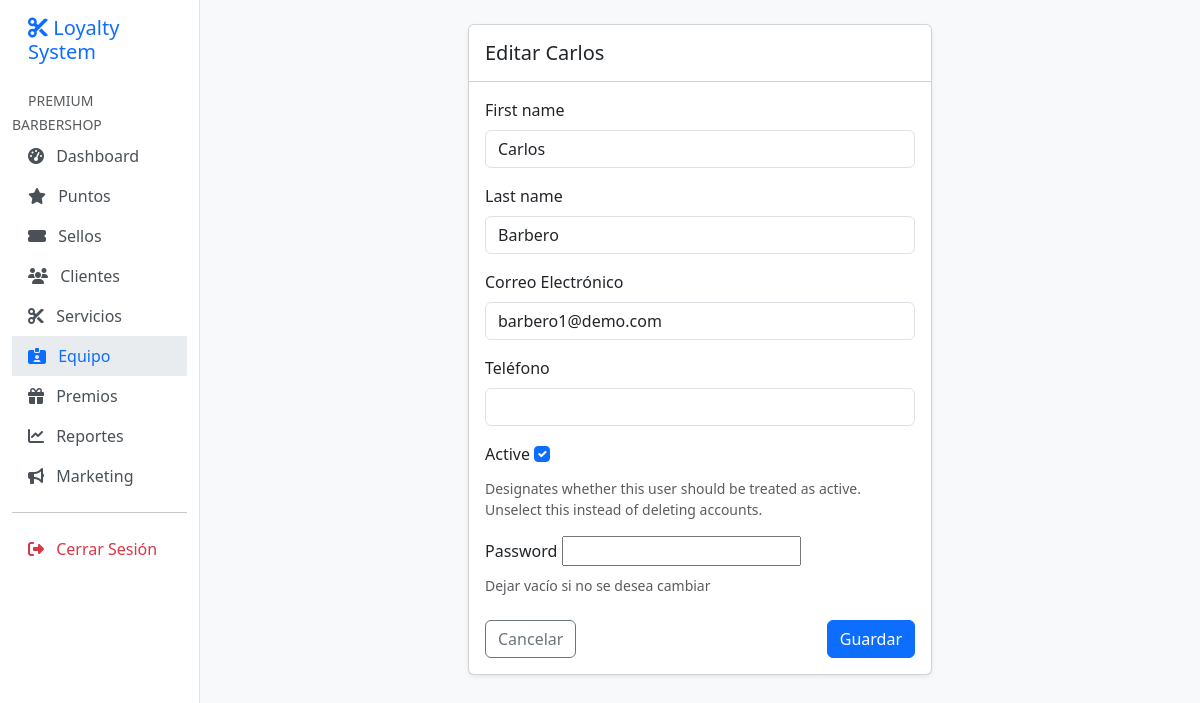
Page /accounts/workers/7/edit/ (signed in) on the committed database.
### apps/core/models.py (models this page shows, shortened)
class Organization(models.Model):
    name = models.CharField(max_length=255, verbose_name="Nombre del Negocio")
    slug = models.SlugField(max_length=255, unique=True, verbose_name="Slug URL")
    owner = models.ForeignKey(
        settings.AUTH_USER_MODEL,
        on_delete=models.PROTECT,
        related_name='owned_organizations',
        verbose_name="Dueño"
    )
    logo = models.ImageField(upload_to='logos/', null=True, blank=True, verbose_name="Logo")
    primary_color = models.CharField(max_length=7, default='#3B82F6', verbose_name="Color Primario")
    timezone = models.CharField(max_length=50, default='America/Lima', verbose_name="Zona Horaria")
    currency = models.CharField(max_length=3, default='PEN', verbose_name="Moneda")
    is_active = models.BooleanField(default=True, verbose_name="Activo")
    created_at = models.DateTimeField(auto_now_add=True, verbose_name="Creado el")
    updated_at = models.DateTimeField(auto_now=True, verbose_name="Actualizado el")
    class Meta:
        verbose_name = "Organización"
        verbose_name_plural = "Organizaciones"

### apps/users/models.py (models this page shows, shortened)
class User(AbstractUser):
    email = models.EmailField(unique=True, verbose_name="Correo Electrónico")
    is_owner = models.BooleanField(default=False, verbose_name="Es Dueño")
    is_staff_member = models.BooleanField(default=False, verbose_name="Es Trabajador")
    is_customer = models.BooleanField(default=False, verbose_name="Es Cliente")
    organization = models.ForeignKey(
        'core.Organization',
        on_delete=models.CASCADE,
        null=True,
        blank=True,
        related_name='users',
        verbose_name="Organización"
    )
    phone = models.CharField(max_length=20, blank=True, null=True, verbose_name="Teléfono")
    avatar = models.ImageField(upload_to='avatars/', blank=True, null=True, verbose_name="Avatar")
    USERNAME_FIELD = 'email'
    REQUIRED_FIELDS = ['username']
    class Meta:
        verbose_name = "Usuario"
        verbose_name_plural = "Usuarios"

### apps/users/views.py (the view)
# urls.py: path('workers/<int:pk>/edit/', views.worker_edit, name='worker_edit'),
@login_required
def worker_edit(request, pk):
    if not request.user.is_owner:
        raise PermissionDenied
    worker = get_object_or_404(User, pk=pk, organization=request.user.organization)
    if request.method == 'POST':
        form = WorkerForm(request.POST, instance=worker)
        if form.is_valid():
            form.save()
            messages.success(request, f"Trabajador actualizado.")
            return redirect('users:worker_list')
    else:
        form = WorkerForm(instance=worker)
    return render(request, 'users/worker_form.html', {'form': form, 'title': f'Editar {worker.first_name}'})

### apps/users/forms.py (shortened to what this page needs)
class WorkerForm(forms.ModelForm):
    password = forms.CharField(widget=forms.PasswordInput(), required=False, help_text="Dejar vacío si no se desea cambiar")
    class Meta:
        model = User
        fields = ['first_name', 'last_name', 'email', 'phone', 'is_active']
        widgets = {
            'first_name': forms.TextInput(attrs={'class': 'form-control'}),
            'last_name': forms.TextInput(attrs={'class': 'form-control'}),
            'email': forms.EmailInput(attrs={'class': 'form-control'}),
            'phone': forms.TextInput(attrs={'class': 'form-control'}),
            'is_active': forms.CheckboxInput(attrs={'class': 'form-check-input mb-2'}),
        }

### apps/core/models.py (called while the page is built)
def set_current_tenant(tenant):
    _thread_locals.tenant = tenant

### apps/users/templates/users/worker_form.html (shortened to what this page needs)
{% extends 'base.html' %}
{% block content %}
<div class="row justify-content-center">
    <div class="col-md-8 col-lg-6">
        <div class="card shadow-sm">
            <div class="card-header bg-white py-3">
                <h5 class="mb-0">{{ title }}</h5>
            </div>
            <div class="card-body">
                <form method="post">
                    {% for field in form %}
                    <div class="mb-3">
                        <label for="{{ field.id_for_label }}" class="form-label">{{ field.label }}</label>
                        {{ field }}
                        {% if field.help_text %}
                        <div class="form-text">{{ field.help_text }}</div>
                        {% endif %}
                    </div>
                    {% endfor %}
                    <div class="d-flex justify-content-between mt-4">
                        <a href="{% url 'users:worker_list' %}" class="btn btn-outline-secondary">Cancelar</a>
                        <button type="submit" class="btn btn-primary">Guardar</button>
                    </div>
                </form>
            </div>
        </div>
    </div>
</div>
{% endblock %}

### templates/base.html (shortened to what this page needs)
<!DOCTYPE html>
<html lang="es-pe">
<head>
    <link href="https://cdn.jsdelivr.net/npm/bootstrap@5.3.0/dist/css/bootstrap.min.css" rel="stylesheet">
    <link rel="stylesheet" href="https://cdnjs.cloudflare.com/ajax/libs/font-awesome/6.4.0/css/all.min.css">
</head>
<body>
<div class="container-fluid">
    <div class="row">
        {% if user.is_authenticated %}
        <nav id="sidebar" class="col-md-3 col-lg-2 d-md-block sidebar collapse pt-3">
            <div class="position-sticky">
                <h5 class="px-3 mb-4 text-primary"><i class="fas fa-cut"></i> Loyalty System</h5>
                <ul class="nav flex-column">
                    {% if request.tenant %}
                    <li class="nav-item">
                        <small class="text-muted px-3 text-uppercase">{{ request.tenant.name|default:user.organization.name }}</small>
                    </li>
                    <li class="nav-item">
                        <a class="nav-link {% if request.resolver_match.app_name == 'core' and request.resolver_match.url_name == 'dashboard' %}active{% endif %}" href="{% url 'core:dashboard' %}">
                            <i class="fas fa-tachometer-alt me-2"></i> Dashboard
                        </a>
                    </li>
                    <li class="nav-item">
                        <a class="nav-link {% if 'loyalty' in request.path %}active{% endif %}" href="{% url 'loyalty:transaction_list' %}">
                            <i class="fas fa-star me-2"></i> Puntos
                        </a>
                    </li>
                    <li class="nav-item">
                        <a class="nav-link {% if 'stamps' in request.path %}active{% endif %}" href="{% url 'stamps:card_list' %}">
                            <i class="fas fa-ticket-alt me-2"></i> Sellos
                        </a>
                    </li>
                    <li class="nav-item">
                        <a class="nav-link {% if 'customers' in request.path %}active{% endif %}" href="{% url 'customers:customer_list' %}">
                            <i class="fas fa-users me-2"></i> Clientes
                        </a>
                    </li>
                    <li class="nav-item">
                        <a class="nav-link {% if 'services' in request.path %}active{% endif %}" href="{% url 'services:service_list' %}">
                            <i class="fas fa-cut me-2"></i> Servicios
                        </a>
                    </li>
                    {% if user.is_owner %}
                    <li class="nav-item">
                        <a class="nav-link {% if 'workers' in request.path %}active{% endif %}" href="{% url 'users:worker_list' %}">
                            <i class="fas fa-id-card-alt me-2"></i> Equipo
                        </a>
                    </li>
                    {% endif %}
                    <li class="nav-item">
                        <a class="nav-link {% if 'rewards' in request.path %}active{% endif %}" href="{% url 'rewards:reward_list' %}">
                            <i class="fas fa-gift me-2"></i> Premios
                        </a>
                    </li>
                    <li class="nav-item">
                        <a class="nav-link {% if 'reports' in request.path %}active{% endif %}" href="{% url 'reports:transaction_report' %}">
                            <i class="fas fa-chart-line me-2"></i> Reportes
                        </a>
                    </li>
                    <li class="nav-item">
                        <a class="nav-link {% if 'campaigns' in request.path %}active{% endif %}" href="{% url 'campaigns:campaign_list' %}">
                            <i class="fas fa-bullhorn me-2"></i> Marketing
                        </a>
                    </li>
                    {% endif %}
                    <hr>
                    <li class="nav-item">
                        <form action="{% url 'users:logout' %}" method="post">
                            <button type="submit" class="nav-link border-0 bg-transparent text-danger">
                                <i class="fas fa-sign-out-alt me-2"></i> Cerrar Sesión
                            </button>
                        </form>
                    </li>
                </ul>
            </div>
        </nav>
        {% endif %}
        <main class="{% if user.is_authenticated %}col-md-9 ms-sm-auto col-lg-10 px-md-4{% else %}col-12{% endif %} py-4">
            {% block content %}{% endblock %}
        </main>
    </div>
</div>
</body>
</html>

### templates/base.html (style rules this page uses)
body { background-color: #f8f9fa; }
.sidebar { min-height: 100vh; background-color: #ffffff; border-right: 1px solid #dee2e6; }
.nav-link { color: #495057; font-weight: 500; }
.nav-link.active { color: #0d6efd; background-color: #e9ecef; }

### rows in the picture
Organization: tenant.name "PREMIUM BARBERSHOP"
User: form "Carlos" "Barbero" "barbero1@demo.com" "☑"

### other values in the picture
{{ title }} "Editar Carlos"
{{ field.label }} "First name" "Last name" "Correo Electrónico" "Teléfono" "Active" "Password"
{{ field.help_text }} "Designates whether this user should be treated as active. Unselect this instead of deleting accounts." "Dejar vacío si no se desea cambiar"
